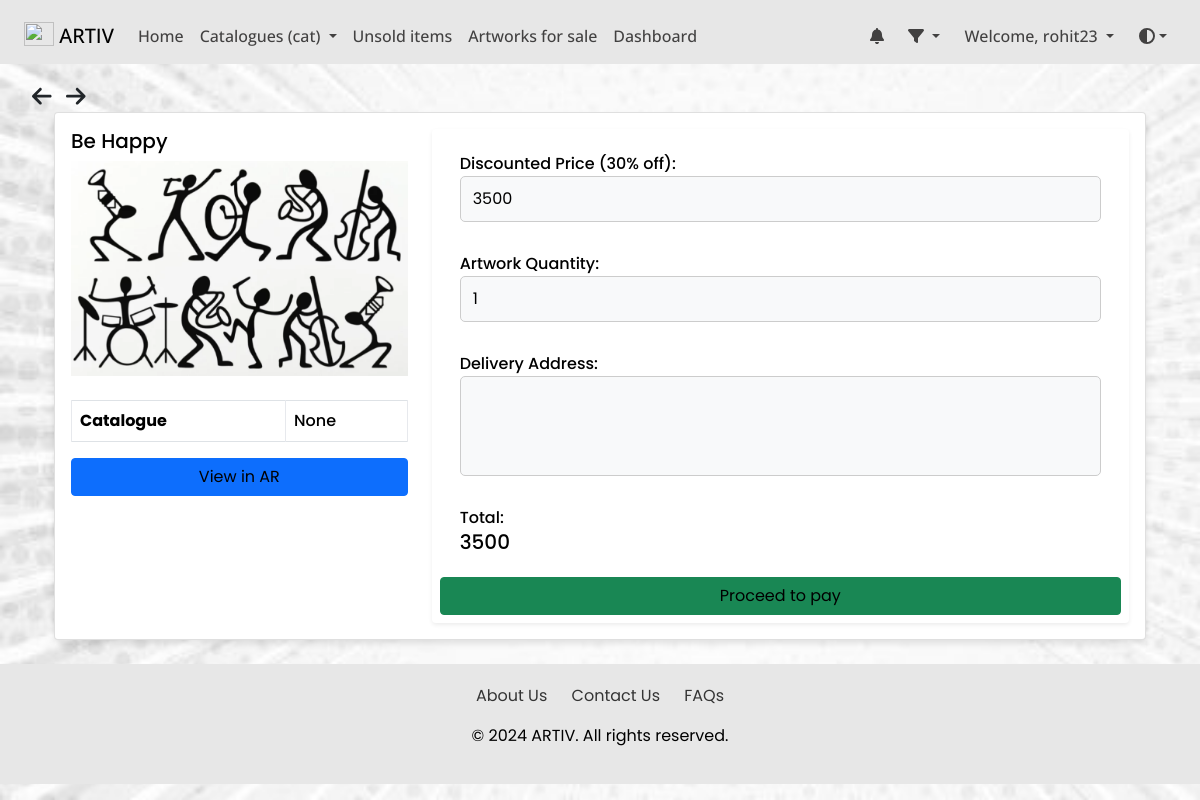
The page /sale-order/10 (signed in) on the database its author committed.
### dashboard/models.py (models this page shows, shortened)
class Artwork(models.Model):
    SALE_TYPE_CHOICES = [
        ("discount", "Discount"),
        ("auction", "Auction"),
    ]
    sale_type = models.CharField(max_length=10, choices=SALE_TYPE_CHOICES)  # sale_type only
    product_id = models.CharField(max_length=255, default="")
    product_name = models.CharField(max_length=255, blank=False)
    product_price = models.IntegerField(default=0)
    opening_bid = models.IntegerField(default=0, null=True, blank=True)
    product_cat = models.ForeignKey("Catalogue", on_delete=models.CASCADE, null=True, blank=True)
    product_qty = models.IntegerField(default=0)
    product_image = models.ImageField(upload_to="arts/")
    dimension_unit = models.CharField(max_length=2, choices=[("cm", "Centimeters"), ("ft", "Feet")])
    length_in_centimeters = models.FloatField(default=0.0, blank=True, null=True)
    width_in_centimeters = models.FloatField(default=0.0, blank=True, null=True)
    foot = models.FloatField(default=0, blank=True, null=True)
    inches = models.FloatField(default=0, blank=True, null=True)
    created_at = models.DateTimeField(auto_now_add=True)
    end_date = models.DateField(null=True, blank=True, db_index=True)
    user = models.ForeignKey(settings.AUTH_USER_MODEL, on_delete=models.CASCADE, null=True, blank=True)
    is_sold = models.BooleanField(default=False)
    is_purchased = models.BooleanField(default=False)
    status = models.CharField(
        max_length=50,
        choices=[("active", "Active"), ("closed", "Closed"), ("waiting_for_response", "Waiting for Response"), ("unsold", "Unsold")],
        default="active",
    )
    response_deadline = models.DateTimeField(blank=True, null=True, db_index=True)
    buyer_response = models.CharField(max_length=11, choices=[("yes", "Yes"), ("no", "No"), ("no_response", "No Response")], default="no_response")
    discounted_price = models.DecimalField(max_digits=10, decimal_places=2, null=True, blank=True)

### art/views.py (the view, shortened to what this page needs)
# urls.py: path('sale-order/<int:pk>',views.SaleOrderCreateView.as_view(),name="sale_order"),
class SaleOrderCreateView(LoginRequiredMixin, View):
    def get(self, request, *args, **kwargs):
        product_object = Artwork.objects.get(pk=self.kwargs.get("pk"))
        previous_order = OrderModel.objects.filter(
            user=request.user, product=product_object
        ).exists()
        if not previous_order:
            price = product_object.product_price * 0.7  # 30% discount
            is_first_purchase = True
        else:
            price = product_object.product_price
            is_first_purchase = False
        return render(
            request,
            "art/sale-order-form.html",
            {
                "product": product_object,
                "price": price,
                "is_first_purchase": is_first_purchase,
            },
        )

### art/context_processors.py (called while the page is built)
def catalogue_list(request):
    return {"catalogue_list": Catalogue.objects.all()}

### dashboard/models.py (called while the page is built)
    def __str__(self):
        return self.cat_name

### dashboard/templatetags/auth_extras.py (called while the page is built)
@register.filter(name='has_group')
def has_group(user, group_name):
    group = Group.objects.get(name=group_name)
    return True if group in user.groups.all() else False

### templates/art/sale-order-form.html (shortened to what this page needs)
{% extends './layout.html' %}
{% load static %}
{% block css_file %}
<link rel="stylesheet" href="{% static 'dashboard/css/form.css' %}" type="text/css">
{% endblock %}
{% block body %}
{% load i18n %}
{% load static %}
{% include "./includes/navbar.html" %}
<br>
{% include "./arrow_button.html" %}
<div class="button-container">
    <i class="fa-solid fa-arrow-left" style="cursor:pointer; font-size:1.4rem; margin-right:10px" onclick="goBack()"></i>
    <i class="fa-solid fa-arrow-right" style="cursor:pointer; font-size:1.4rem; margin-right:15px" onclick="goForward()"></i>
</div>
<div class="container p-4 poppins-regular-order">
    <div class="card">
        <div class="card-body">
            <div class="row">
                <div class="col-4">
                    <h5>{{ product.product_name }}</h5>
                    <img src="{{ MEDIA_URL }}{{ product.product_image }}" alt="img" width="100%" />
                    <br>
                    <br>
                    <table class="table table-bordered">
                        <tbody>
                            <tr>
                                <th>Catalogue</th>
                                <td>{{ product.product_cat }}</td>
                            </tr>
                        </tbody>
                    </table>
                    <div class="d-grid gap-2">
                        <a class="btn btn-primary" type="button" href="{% url 'art:view_3d' id=product.id %}">View in AR</a>
                    </div>
                </div>
                <div class="col-8">
                    <div class="app-card shadow-sm h-100">
                        <div class="app-card-body p-2">
                            <form method="POST" enctype="multipart/form-data" action="{% url 'art:confirm_order' %}">
                                <div class="fieldWrapper">
                                    <label for="id_product_price">
                                        {% if is_first_purchase %}
                                            Discounted Price (30% off):
                                        {% else %}
                                            Original Price:
                                        {% endif %}
                                    </label>
                                    <input type="number" name="product_price" value="{{ price|floatformat:0 }}" required="" id="id_product_price" readonly>
                                </div>
                                <div class="fieldWrapper">
                                    <label for="id_product_qty">Artwork Quantity:</label>
                                    <input type="number" name="product_qty" value="1" min="1" max="{{ product.product_qty }}" required="" id="id_product_qty" onchange="getTotal()" readonly>
                                </div>
                                <div class="fieldWrapper">
                                    <label for="id_product_qty">Delivery Address:</label>
                                    <textarea name="delivery_at" required></textarea>
                                </div>
                                <div class="fieldWrapper">
                                    <label for="id_product_qty">Total:</label>
                                    <h5 id="id_product_total"></h5>
                                </div>
                                <div class="d-grid mx-auto">
                                    <input class="btn btn-success" type="submit" value="Proceed to pay">
                                </div>
                            </form>
                        </div>
                    </div>
                </div>
            </div>
        </div>
    </div>
</div>
{% endblock %}

### templates/art/includes/navbar.html (shortened to what this page needs)
{% load static %} {% load auth_extras %}
<!DOCTYPE html>
<html lang="en">
  <head>
    <link
      rel="stylesheet"
      type="text/css"
      href="{% static 'dashboard/css/navbar.css' %}"
    />
  </head>
  <body>
    <nav
      class="navbar navbar-expand-lg border-body open-sans-navbar"
      id="navbar"
    >
      <div class="container-fluid">
        <a
          class="navbar-brand"
          href="#"
          data-toggle="modal"
          data-target="#logoModal"
        >
          <img
            src="{% static 'images/assets/ARTIV_LOGO.jpg' %}"
            alt=""
            width="30"
            height="24"
            class="d-inline-block align-text-top"
          />
          ARTIV
        </a>
        <div class="collapse navbar-collapse" id="navbarSupportedContent">
          <ul class="navbar-nav me-auto mb-2 mb-lg-0">
            <li class="nav-item">
              <a
                class="nav-link"
                aria-current="page"
                href="{% url 'art:index' %}"
                >Home</a
              >
            </li>
            <li class="nav-item dropdown">
              <a
                class="nav-link dropdown-toggle"
                href="#"
                id="navbarDropdown"
                role="button"
                data-toggle="dropdown"
                aria-expanded="false"
              >
                Catalogues (cat)
              </a>
            </li>
            <li class="nav-item">
              <a class="nav-link" href="{% url 'art:unsold_items' %}"
                >Unsold items</a
              >
            </li>
            <li class="nav-item">
              <a class="nav-link" href="{% url 'art:artwork_sale' %}"
                >Artworks for sale</a
              >
            </li>
            {% if user.is_authenticated %}
            <li class="nav-item">
              {% if user|has_group:"SellerGroup" %}
              <a class="nav-link" href="{% url 'dashboard:product_list' %}"
                >Dashboard</a
              >
              {% else %}
              <a class="nav-link" href="{% url 'dashboard:order_list' %}"
                >Dashboard</a
              >
              {% endif %}
            </li>
            {% else %}
            <li class="nav-item">
              <a class="nav-link" href="{% url 'art:register_seller' %}"
                >Become a seller</a
              >
            </li>
            {% endif %}
          </ul>
          <div class="d-flex align-items-center">
            {% if user.is_authenticated %}
            <div class="nav-item notification-icon">
              <a class="nav-link" href="#" id="notificationIcon">
                <i class="fas fa-bell"></i>
              </a>
            </div>
            <ul class="navbar-nav me-auto mb-2 mb-lg-0">
              <li class="nav-item dropdown">
                <a
                  class="nav-link dropdown-toggle"
                  href="#"
                  id="filterDropdown"
                  role="button"
                  data-toggle="dropdown"
                  aria-haspopup="true"
                  aria-expanded="false"
                >
                  <i class="fa-solid fa-filter"></i>
                </a>
              </li>
            </ul>
            <div class="nav-item dropdown">
              <a
                class="nav-link dropdown-toggle"
                href="#"
                id="userDropdown"
                role="button"
                data-toggle="dropdown"
                aria-expanded="false"
              >
                Welcome, {{ user.username }}
              </a>
            </div>
            {% endif %}
            <ul class="navbar-nav flex-row flex-wrap ms-md-auto">
              <li class="nav-item-mode dropdown-mode">
                <button
                  class="btn btn-link nav-link py-2 px-0 px-lg-2 dropdown-toggle dropdown-toggle-mode d-flex align-items-center"
                  id="bd-theme"
                  type="button"
                  aria-expanded="false"
                  data-bs-toggle="dropdown"
                  data-bs-display="static"
                  aria-label="Toggle theme"
                >
                  <i class="fas fa-adjust"></i>
                </button>
              </li>
            </ul>
          </div>
        </div>
      </div>
    </nav>
  </body>
</html>

### static/dashboard/css/contact.css (style rules this page uses)
.button-container { position: absolute; top: 85px; left: 2rem; }
:root { --background-color: #e7e7e7; --text-color: #000; --link-color: #343434; --link-hover-color: #000000; --title-color: #000; --contact-text-color: #000; }
body { background-color: var(--background-color); color: var(--text-color); }

### static/dashboard/css/form.css (style rules this page uses)
.fieldWrapper { display: flex; flex-direction: column; padding: 15px 20px; }
.fieldWrapper label { font-weight: 500; color: black; }
.fieldWrapper input,select { padding: 5px 10px; border-radius: 5px; border: 1px solid grey; }
.poppins-regular-order { font-family: "Poppins", sans-serif; font-weight: 425; font-style: normal; }
body.light-mode .fieldWrapper input, body.light-mode .fieldWrapper select, body.light-mode .fieldWrapper textarea { background-color: #f8f9fa; color: black; border: 1px solid #ccc; }
body.light-mode .fieldWrapper label { color: black; }
.fieldWrapper input, .fieldWrapper select, .fieldWrapper textarea { padding: 10px 12px; border-radius: 5px; transition: background-color 0.3s ease, color 0.3s ease; }
.fieldWrapper textarea { height: 100px; resize: none; }

### static/dashboard/css/navbar.css (style rules this page uses)
.open-sans-navbar { font-family: "Open Sans", sans-serif; font-optical-sizing: auto; font-weight: 500; font-style: normal; font-variation-settings: 100; }
.navbar { background-color: #161617; padding-top: 1rem !important; }
.navbar .navbar-brand { color: #ffffff; }
.navbar .nav-link { color: #898383; }
body.light-mode .navbar { background-color: #e7e7e7; color: #000; }
body.light-mode .navbar .navbar-brand { color: #000; }
body.light-mode .navbar .nav-link { color: #424141; }
:root { --border-color: black; }
.dropdown-toggle-mode { cursor: pointer; }
.notification-icon { position: relative; }

### static/dashboard/css/signup.css (style rules this page uses)
.card { position: relative; display: flex; flex-direction: column; min-width: 0; word-wrap: break-word; background-color: #ffffff00 !important; background-clip: border-box; border-radius: .25rem; }
.fieldWrapper { position: relative; }
.container { display: block; width: 100%; padding-right: 15px; padding-left: 15px; margin-right: auto; margin-left: auto; }
.btn { display: inline-block; font-weight: 400; color: #fff; text-align: center; vertical-align: middle; -webkit-user-select: none; -moz-user-select: none; -ms-user-select: none; user-select: none; border: 1px solid transparent; padding: 0.375rem 0.75rem; font-size: 1rem; line-height: 1.5; border-radius: 0.25rem; }
.btn-primary { color: #fff; background-color: #007bff; border-color: #007bff; }
.btn-link { font-weight: 400; color: #4a4a4a; text-decoration: none; border-color: #ffc107; }

### static/dashboard/css/login.css (style rules this page uses)
.card { position: relative; display: flex; flex-direction: column; min-width: 0; word-wrap: break-word; background-color: #ffffff84 !important; background-clip: border-box; border-radius: .25rem; }

### static/dashboard/css/unsold.css (style rules this page uses)
.row { justify-content: start; --bs-gutter-y: 1.5rem !important; }
:root { --card-bg-light: #ffffff; --card-bg-dark: #2c2c2c; --text-light: #000000; --text-dark: #ffffff; }
.button-container { position: absolute; top: 85px; right: 10px; }
body.light-mode .app-card { background-color: var(--card-bg-light) !important; color: var(--text-light) !important; }

### static/dashboard/css/faq.css (style rules this page uses)
:root { --background-color: #f8f9fa; --text-color: #000; --link-color: #007bff; --link-hover-color: #0056b3; --title-color: #000; --accordion-bg-color: #fff; --accordion-border-color: #ddd; --accordion-header-bg-color: #f7f7f7; --accordion-header-text-color: #000; }
body { background-color: var(--background-color); color: var(--text-color); }

### static/dashboard/css/index.css (style rules this page uses)
:root { --background-color: #e7e7e7; --text-color: #000; --link-color: #343434; --link-hover-color: #000000; --title-color: #000; --contact-text-color: #000; }
.row { justify-content: start; --bs-gutter-y: 1.5rem !important; }
.button-container { position: absolute; top: 85px; left: 2rem; }
body.light-mode .app-card { background-color: var(--card-bg-light) !important; color: var(--text-light) !important; }

### static/home/css/about.css (style rules this page uses)
body, h1, h4, p { margin: 0; padding: 0; }

### templates/art/sale-order-form.html (style rules this page uses)
.button-container { position: absolute; top: 85px; left: 2rem; }

### rows shown on the page
Artwork: product_name "Be Happy", product_image (picture), product_cat "None", product_qty "1"

### other values the page prints
{{ user.username }} "rohit23"
